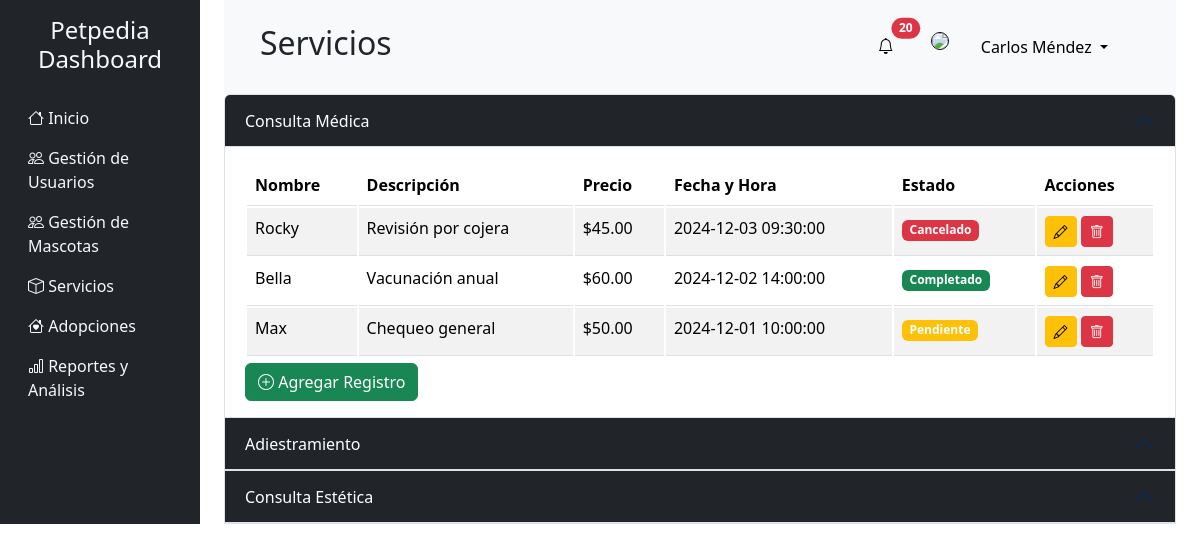
The app's page /services.php (signed in) with its own data.
### tables this page shows
CREATE TABLE appointments (
    appointment_id INT NOT NULL AUTO_INCREMENT,
    pet_id INT,
    user_id INT NOT NULL,
    service_id INT NOT NULL,
    professional_id INT,
    appointment_date DATETIME NOT NULL,
    price DECIMAL(10, 2),
    notes TEXT,
    status_id INT,
    created_at DATETIME DEFAULT CURRENT_TIMESTAMP,
    PRIMARY KEY (appointment_id),
    FOREIGN KEY (status_id) REFERENCES statuses(status_id),
    FOREIGN KEY (pet_id) REFERENCES pets(pet_id),
    FOREIGN KEY (user_id) REFERENCES users(user_id),
    FOREIGN KEY (service_id) REFERENCES services(service_id),
    FOREIGN KEY (professional_id) REFERENCES professionals(professional_id)
);

CREATE TABLE pets (
    pet_id INT NOT NULL AUTO_INCREMENT,
    name VARCHAR(100) NOT NULL,
    img VARCHAR(100),
    species VARCHAR(50),
    breed VARCHAR(50),
    birth_date DATE,
    main_image_url VARCHAR(255),
    status_id INT,
    PRIMARY KEY (pet_id),
    FOREIGN KEY (status_id) REFERENCES statuses(status_id)
);

### services.php (the view, shortened to what this page needs)
<?php
  include "./php/conexion.php";
  $sql = "SELECT
            a.appointment_id,
            a.pet_id,
            a.service_id,
            a.appointment_date,
            a.price,
            a.status_id,
            a.notes,
            p.name AS pet_name
        FROM appointments a
        INNER JOIN pets p ON a.pet_id = p.pet_id
        ORDER BY a.appointment_id DESC";
  $res=$conexion->query($sql)or die($conexion->error);
?>
<!DOCTYPE html>
<html lang="en">
  <head>
    <link
      href="https://cdn.jsdelivr.net/npm/bootstrap@5.3.2/dist/css/bootstrap.min.css"
      rel="stylesheet"
    />
    <link
      href="https://cdn.jsdelivr.net/npm/bootstrap-icons/font/bootstrap-icons.css"
      rel="stylesheet"
    />
  </head>
  <body>
    <div class="container-fluid">
      <div class="row">
        <?php include "./layouts/aside.php" ?>
        <main class="col-md-9 ms-sm-auto col-lg-10 px-md-4">
        <?php include "./layouts/header.php" ?>
          <div class="accordion accordion-dark" id="servicesAccordion">
            <div class="accordion-item">
              <h2 class="accordion-header" id="headingConsultaMedica">
                <button
                  class="accordion-button bg-dark text-white"
                  type="button"
                  data-bs-toggle="collapse"
                  data-bs-target="#collapseConsultaMedica"
                  aria-expanded="true"
                  aria-controls="collapseConsultaMedica"
                >
                  Consulta Médica
                </button>
              </h2>
              <div
                id="collapseConsultaMedica"
                class="accordion-collapse collapse show"
                aria-labelledby="headingConsultaMedica"
                data-bs-parent="#servicesAccordion"
              >
              <div class="accordion-body">
      <div style="max-height: 200px; overflow-y: auto;">
      <table class="table table-striped" style="position: relative; border-collapse: separate;">
      <thead style="position: sticky; top: 0; background-color: #fff; z-index: 1;">
            <tr>
              <th>Nombre</th>
              <th>Descripción</th>
              <th>Precio</th>
              <th>Fecha y Hora</th>
              <th>Estado</th>
              <th>Acciones</th>
            </tr>
          </thead>
          <tbody>
            <?php
            while ($fila = mysqli_fetch_array($res)) {
              if ($fila['service_id'] == 1) {
            ?>
              <tr>
                <td><?php echo $fila['pet_name']; ?></td>
                <td><?php echo $fila['notes']; ?></td>
                <td>$<?php echo $fila['price']; ?></td>
                <td><?php echo $fila['appointment_date']; ?></td>
                <td>
                  <?php
                  if ($fila['status_id'] == 2) {
                    echo '<span class="badge bg-warning">Pendiente</span>';
                  } elseif ($fila['status_id'] == 3) {
                    echo '<span class="badge bg-success">Completado</span>';
                  } elseif ($fila['status_id'] == 4) {
                    echo '<span class="badge bg-danger">Cancelado</span>';
                  }
                  ?>
                </td>
                <td>
                  <button
                    class="btn btn-warning btn-sm"
                    data-bs-toggle="modal"
                    data-bs-target="#addModal"
                  >
                    <i class="bi bi-pencil"></i>
                  </button>
  <button class="btn btn-sm btn-danger btnEliminar"
  d         ata-id="<?php echo $fila['appointment_id']; ?>"
            data-table="appointments"
            data-column="appointment_id "
          data-bs-toggle="modal" data-bs-target="#deleteUserModal">
      <i class="bi bi-trash"></i>
  </button>
                </td>
              </tr>
            <?php
              }
            }mysqli_data_seek($res,0);
            ?>
          </tbody>
        </table>
      </div>
      <button
        class="btn btn-success"
        data-bs-toggle="modal"
        data-bs-target="#addModal"
      >
        <i class="bi bi-plus-circle"></i> Agregar Registro
      </button>
    </div>
  </div>
</div>
            <div class="accordion-item">
  <h2 class="accordion-header" id="headingAdiestramiento">
    <button
      class="accordion-button bg-dark text-white"
      type="button"
      data-bs-toggle="collapse"
      data-bs-target="#collapseAdiestramiento"
      aria-expanded="false"
      aria-controls="collapseAdiestramiento"
    >
      Adiestramiento
    </button>
  </h2>
</div>
            <div class="accordion-item">
              <h2 class="accordion-header" id="headingConsultaEstetica">
                <button
                  class="accordion-button bg-dark text-white"
                  type="button"
                  data-bs-toggle="collapse"
                  data-bs-target="#collapseConsultaEstetica"
                  aria-expanded="false"
                  aria-controls="collapseConsultaEstetica"
                >
                  Consulta Estética
                </button>
              </h2>
</div>
        </main>
      </div>
    </div>
  </body>
</html>

### records on screen
appointments: pet.name "Rocky", notes "Revisión por cojera", price "45.00", appointment_date "2024-12-03 09:30:00", shows "Cancelado"
appointments: pet.name "Bella", notes "Vacunación anual", price "60.00", appointment_date "2024-12-02 14:00:00", shows "Completado"
appointments: pet.name "Max", notes "Chequeo general", price "50.00", appointment_date "2024-12-01 10:00:00", shows "Pendiente"

### other values on screen
$title "Servicios"
$user['nombre'] "Carlos Méndez"
